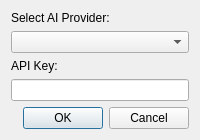
<ui version="4.0">
 <class>SettingsDialog</class>
 <widget class="QDialog" name="SettingsDialog">
  <property name="windowTitle">
   <string>Settings</string>
  </property>
  <layout class="QVBoxLayout" name="verticalLayout">
   <item>
    <widget class="QLabel" name="providerLabel">
     <property name="text">
      <string>Select AI Provider:</string>
     </property>
    </widget>
   </item>
   <item>
    <widget class="QComboBox" name="aiProviderComboBox"/>
   </item>
   <item>
    <widget class="QLabel" name="apiKeyLabel">
     <property name="text">
      <string>API Key:</string>
     </property>
    </widget>
   </item>
   <item>
    <widget class="QLineEdit" name="apiKeyLineEdit"/>
   </item>
   <item>
    <widget class="QDialogButtonBox" name="buttonBox">
     <property name="standardButtons">
      <set>QDialogButtonBox::Ok|QDialogButtonBox::Cancel</set>
     </property>
    </widget>
   </item>
  </layout>
 </widget>
 <resources/>
 <connections/>
</ui>
